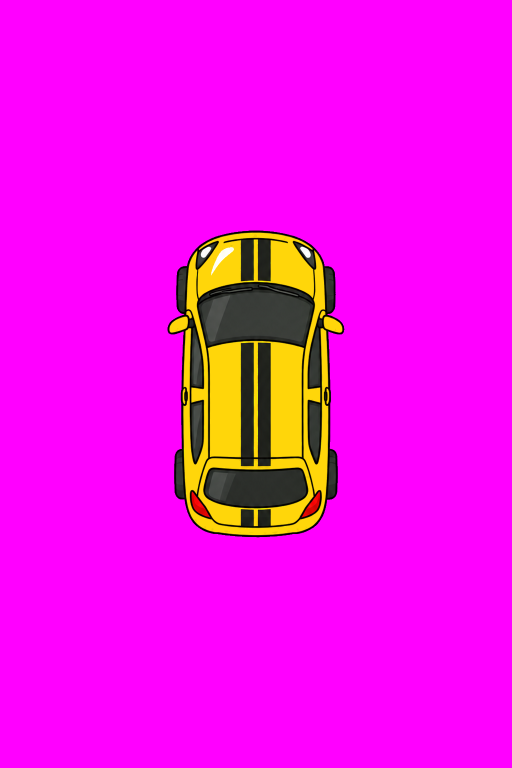
#> input picture docs/redesign/concepts/car-top.png, 1024 x 1536 px, given in place of tyre-painted.webp, which was not available (shown at 1/2 size)
$ python road-art.py
#> lines starting #> are read from the running program, lines starting #| are printed output that depends on the picture; after the words box and inside, x2 and y2 are one past the last pixel; in counts of white or black regions, pixels touching at a corner belong together
"""Turns the road graphics Codex drew (docs/redesign/concepts) into app assets in dist/assets/road:
  tyre.webp     the big tyre on the Min bil header: Kenneth's painted one (docs/redesign/cse/tyre-painted.webp), cut out
                of its flat dark background
  skid.webp     the white skid marks, faint: their brightness becomes the alpha (at 18 %), so they lie on any dark
                surface as a texture
  skid-ink.webp the same marks in asphalt ink at 10 %, for the light page
Run: python tools/road-art.py
"""
import os
import numpy as np
from PIL import Image
from scipy import ndimage

ROOT = os.path.abspath(os.path.join(os.path.dirname(__file__), '..'))
SRC = os.path.join(ROOT, 'docs', 'redesign', 'concepts')
OUT = os.path.join(ROOT, 'dist', 'assets', 'road')

def cut(path, tol=90, ramp=(40, 120)):
    """everything connected to the border that is close to the border colour becomes transparent, with a soft edge.
    A dark background sits close to the ink, so it needs a tight tolerance and a short ramp."""
#> called with path = 'docs/redesign/cse/tyre-painted.webp', tol = 16, ramp = (6, 30)
    im = np.asarray(Image.open(path).convert('RGB')).astype(float)
    bg = np.median(np.concatenate([im[0], im[-1], im[:, 0], im[:, -1]]), axis=0)
#> bg = [255, 0, 255]
    dist = np.abs(im - bg).sum(axis=2)
    labels, _ = ndimage.label(dist < tol)
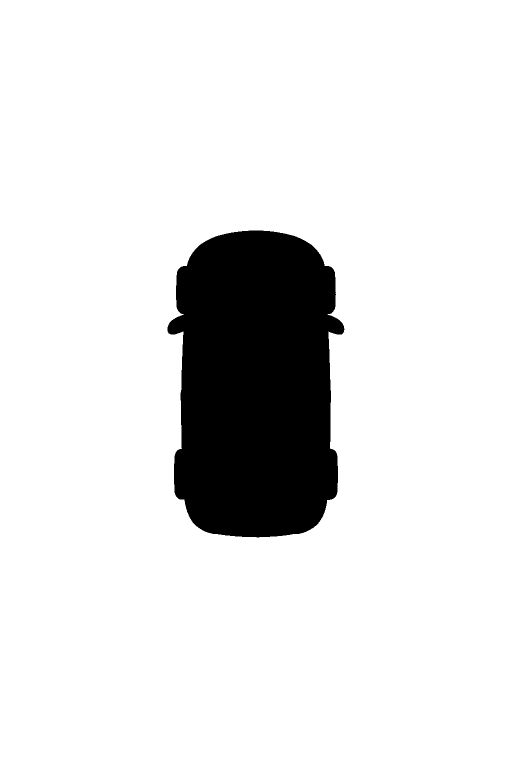
#> labels: shape (1536, 1024) int32 (shown at 1/2 size); values 0 (black) and 1 (white), 88.6% white; 1 black region, box (x1, y1, x2, y2) and area: (335, 461, 689, 1075) 178582
    edge = np.unique(np.concatenate([labels[0], labels[-1], labels[:, 0], labels[:, -1]]))
#> edge = [1]
    outside = np.isin(labels, edge[edge > 0])
    ring = ndimage.binary_dilation(outside, iterations=2) & ~outside
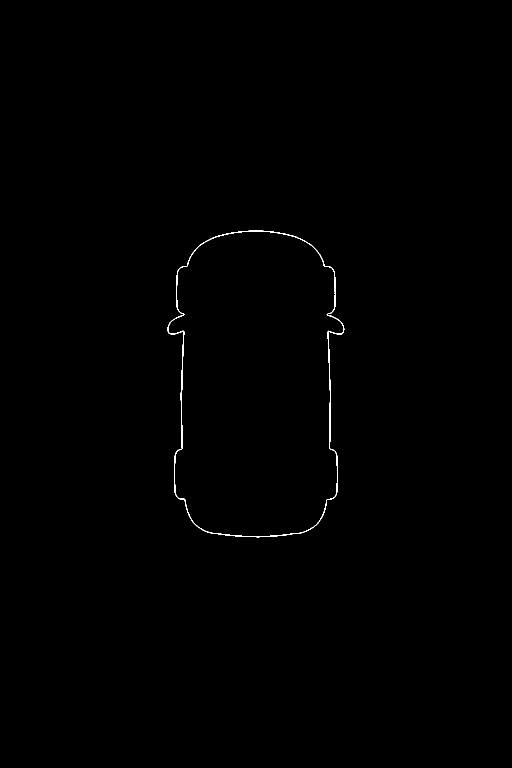
#> ring: shape (1536, 1024) bool (shown at 1/2 size); 0.22% white in thin lines or dots, all inside (x1, y1, x2, y2) = (335, 461, 689, 1075)
    alpha = np.where(outside, 0, 255).astype(float)
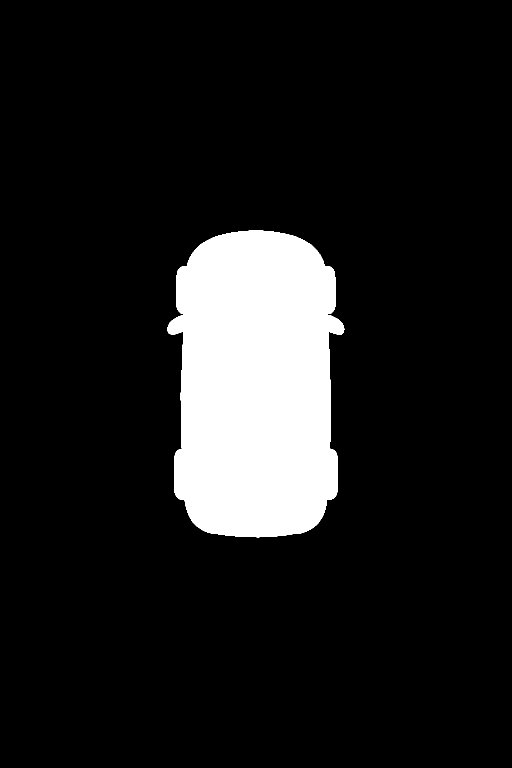
#> alpha: shape (1536, 1024) float64 (shown at 1/2 size); 11.4% white; 1 white region, box (x1, y1, x2, y2) and area: (335, 461, 689, 1075) 178582
    alpha[ring] = np.clip((dist[ring] - ramp[0]) / ramp[1], 0, 1) * 255
    out = Image.fromarray(np.dstack([im, alpha]).astype(np.uint8), 'RGBA')
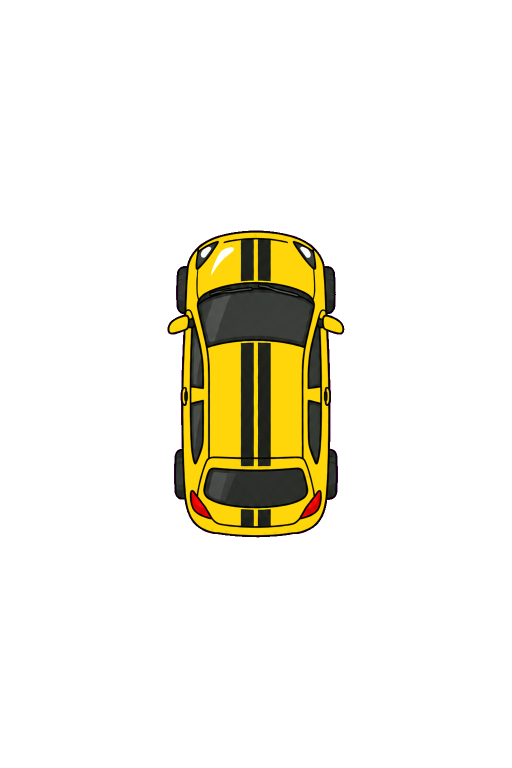
#> out: PIL image 1024x1536 RGBA (shown at 1/2 size); mean R, G, B, A 242.1, 13.8, 228.8, 29; transparent parts drawn white
    return out.crop(out.getchannel('A').point(lambda a: 255 if a > 8 else 0).getbbox())
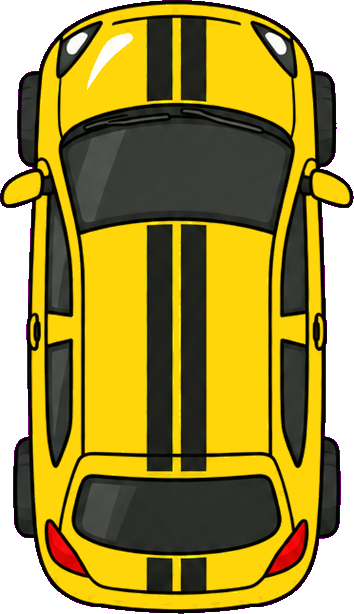
#> returned value: PIL image 354x614 RGBA; mean R, G, B, A 161.8, 99.6, 65.3, 209.5; transparent parts drawn white

def fit(im, longest):
    k = longest / max(im.size)
    return im.resize((round(im.width * k), round(im.height * k)), Image.LANCZOS) if k < 1 else im

os.makedirs(OUT, exist_ok=True)
def inked(im):
    """the soft edge takes the ink colour, so no magenta is left in it"""
    a = np.asarray(im).copy(); soft = (a[:, :, 3] > 0) & (a[:, :, 3] < 250); a[soft, :3] = (30, 28, 28)
#> after `soft = (a[:, :, 3] > 0) & (a[:, :, 3] < 250)`: soft: shape (614, 354) bool; every value is 0
    return Image.fromarray(a, 'RGBA')

CSE = os.path.join(ROOT, 'docs', 'redesign', 'cse')
fit(inked(cut(os.path.join(CSE, 'tyre-painted.webp'), tol=16, ramp=(6, 30))), 760).save(os.path.join(OUT, 'tyre.webp'), 'WEBP', quality=86, method=6)
#> in fit, `k = longest / max(im.size)`: k = 1.24
print('tyre ok')
marks = fit(Image.open(os.path.join(SRC, 'skid.png')).convert('L'), 1600)
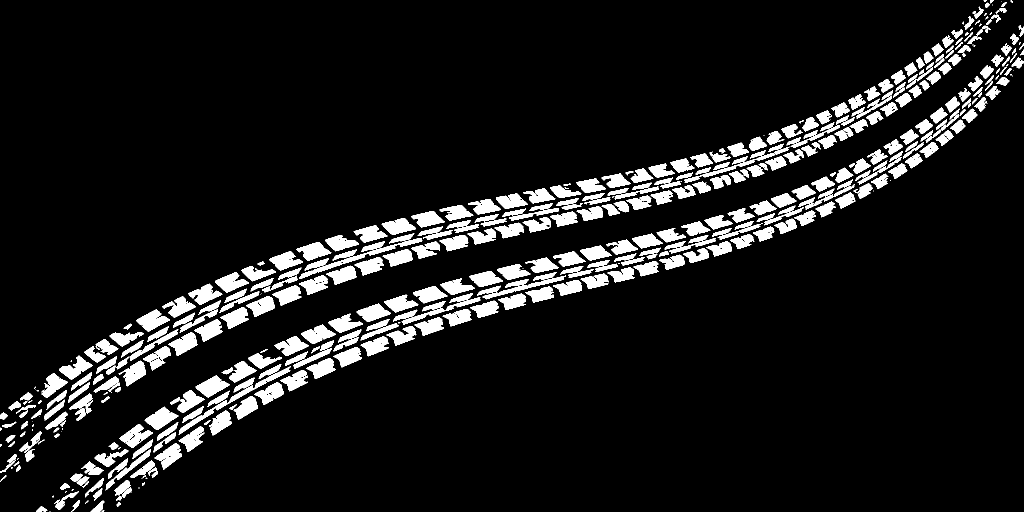
#> input picture docs/redesign/concepts/skid.png, 2048 x 1024 px (shown at 1/2 size)
for name, rgb, strength in (('skid', (255, 255, 255), .18), ('skid-ink', (31, 35, 40), .1)):
    channels = [Image.new('L', marks.size, v) for v in rgb]
    Image.merge('RGBA', (*channels, marks.point(lambda v: round(v * strength)))).save(os.path.join(OUT, name + '.webp'), 'WEBP', quality=80, method=6)
#> this loop made 2 passes
#> pass 2, `Image.merge('RGBA', (*channels, marks.point(lambda v: round(v * streng..`:
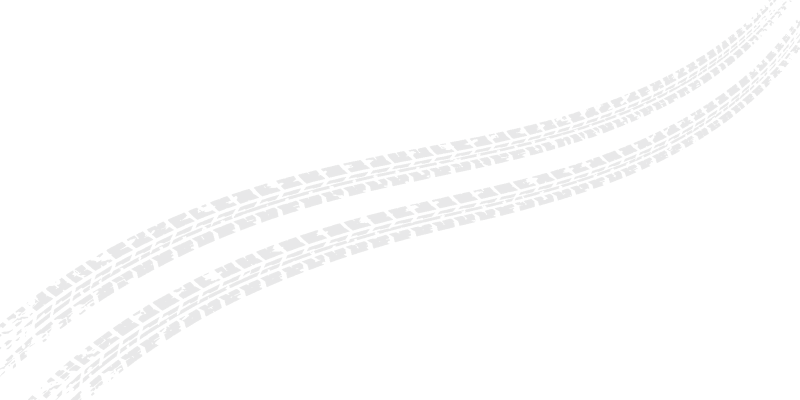
#> saved as skid-ink.webp: PIL image 1600x800 RGBA (shown at 1/2 size); mean R, G, B, A 31, 35, 40, 2.5; transparent parts drawn white
skid = marks
print('skid ok', skid.size)
#| skid ok (1600, 800)
